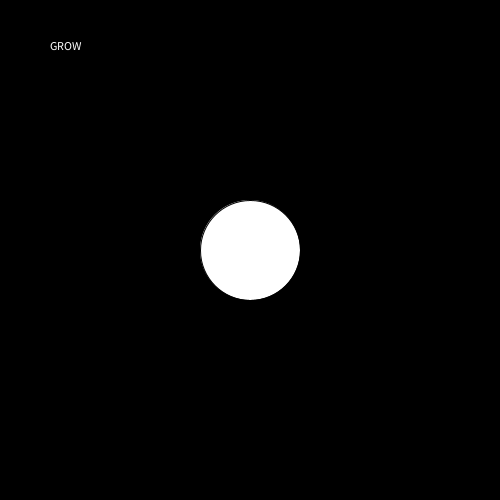
Frame 1 (no input)
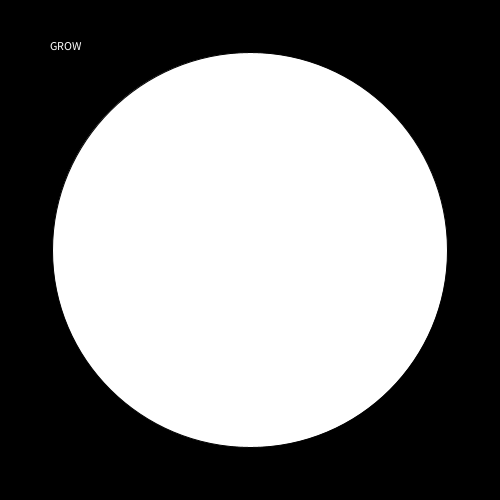
Frame 60 (the mouse pressed at the canvas centre just before this capture)
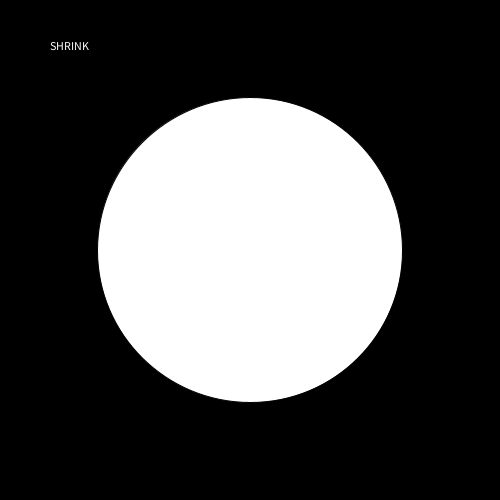
Frame 120 (the mouse held since frame 60 and released just before this capture)

The Processing sketch that drew these frames (run headless with seeded random() and noise(); from frame 60 on, the mouse is pressed at the canvas centre):

// Processing sketch: Midterm_1
// ── Midterm_1.pde
float radius= width;
int scale = 5; 
boolean shrink; 


void setup(){
  size(500, 500); 
}

void draw(){
  background(0); 
  
  
  
//  text(printText(), width*.1, height*.1); 
  ellipse(width/2, height/2, radius, radius);  
  
  if(radius>=width){
    shrink = true; 
  }
  
  if(radius<= 0){
    shrink = false; 

  }
  
  if(shrink){
    radius-= scale; 
    text("SHRINK", width*.1, height*.1);

  }else{
    radius+= scale; 
     text("GROW", width*.1, height*.1);

  }
  
}

//float printText(){
  
 
//}
